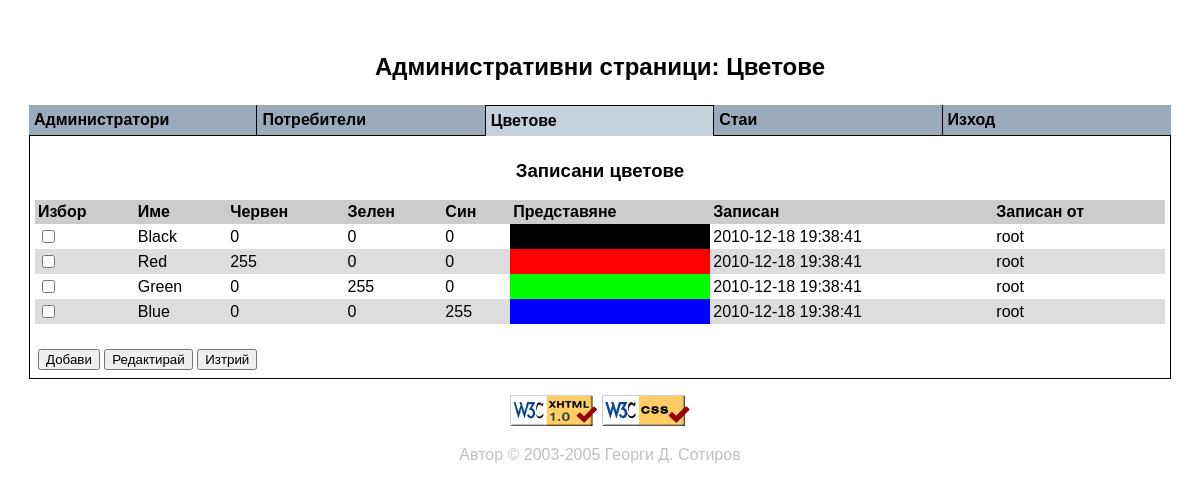
The page /adm_clrs.php (signed in) on the database its author committed.
### tables this page shows
CREATE TABLE colors (
    ColorID     INT /*!UNSIGNED */ UNIQUE NOT NULL /*! AUTO_INCREMENT */,
    ClrName     VARCHAR(16)        UNIQUE NOT NULL,
    Red         SMALLINT /*!UNSIGNED*/    NOT NULL,
    Green       SMALLINT /*!UNSIGNED*/    NOT NULL,
    Blue        SMALLINT /*!UNSIGNED*/    NOT NULL,
    ModDate     DATE                      NULL DEFAULT NULL,
    ModTime     TIME                      NULL DEFAULT NULL,
    AdminID     INT /*!UNSIGNED*/         NOT NULL DEFAULT 1,
    PRIMARY KEY (ColorID),
    INDEX (AdminID)
);

### color.inc.php (called while the page is built)
<?php
  function PrependZero($strlen, $str) {
    while ( strlen($str) < $strlen ) {
      $str = "0".$str;
    }
    return $str;
  }
  function MakeTriplet($Red, $Green, $Blue) {
    return "#".PrependZero(2, dechex($Red))
              .PrependZero(2, dechex($Green))
              .PrependZero(2, dechex($Blue));
  }
?>

### adm_clrs.php (the view, shortened to what this page needs)
<?php
  include("admin.inc.php");
  include("color.inc.php");
?>
<!DOCTYPE html PUBLIC "-//W3C//DTD XHTML 1.0 Transitional//EN"
 "http://www.w3.org/TR/xhtml1/DTD/xhtml1-transitional.dtd">
<html xmlns="http://www.w3.org/1999/xhtml" xml:lang="bg" lang="bg">
<head>
<link href="chat.css" rel="stylesheet" type="text/css" />
</head>
<body class="Admin" onload="javascript: focusFirst(); return true">
<p align="center" class="midhdr">Административни страници: Цветове</p>
<table align="center" class="tbThinBorder" cellspacing="0" width="100%">
<tr><td colspan="6" class="tdData">
<p align="center" class="smlhdr">Записани цветове</p>
<form action="adm_clrsmod.php" method="post">
<table align="center" cellspacing="0" class="tbInfo" width="100%">
<tr>
<th>Избор</th>
<th>Име</th>
<th>Червен</th>
<th>Зелен</th>
<th>Син</th>
<th>Представяне</th>
<th>Записан</th>
<th>Записан от</th>
</tr>
<?php
  if ( $lnk = @mysql_pconnect(DB_SERVER, DB_RO_USER, DB_RO_PWD) ) {
    if ( @mysql_select_db(DB_NAME, $lnk) ) {
      $query  = "SELECT colors.ColorID,colors.ClrName,colors.Red,";
      $query .= "colors.Green,colors.Blue,colors.ModDate,colors.ModTime,";
      $query .= "administrators.Username AS ModByName";
      $query .= " FROM colors,administrators";
      $query .= " WHERE colors.AdminID=administrators.AdminID";
      $res = @mysql_query($query, $lnk);
      if ( @mysql_num_rows($res) > 0 ) {
        $RowNum = 1;
        while ( $ColorDetails = @mysql_fetch_array($res, MYSQL_ASSOC) ) {
          if ( $RowNum++ % 2 ) {
            print("<tr class=\"trOdd\">\n");
          }
          else {
            print("<tr>\n");
          }
          print("<td><input name=\"ColorIds[]\" type=\"checkbox\" value=\"");
          print($ColorDetails['ColorID']."\" /></td>\n");
          print("<td>".$ColorDetails['ClrName']."</td>\n");
          print("<td>".$ColorDetails['Red']."</td>\n");
          print("<td>".$ColorDetails['Green']."</td>\n");
          print("<td>".$ColorDetails['Blue']."</td>\n");
          print("<td style=\"background-color: ".MakeTriplet($ColorDetails['Red'],$ColorDetails['Green'],$ColorDetails['Blue']).";\">&nbsp;</td>\n");
          print("<td>".$ColorDetails['ModDate']." ".$ColorDetails['ModTime']."</td>\n");
          print("<td>".$ColorDetails['ModByName']."</td>\n");
          print("</tr>\n");
        }
      }
    }
    else {
      PrintError(202);
      exit;
    }
  }
  else {
    PrintError(201);
    exit;
  }
?>
</table>
<table width="100%">
<tr><td>&nbsp;</td></tr>
<tr><td><input name="SubmitAdd" type="submit" value="Добави" />
<input name="SubmitEdit" type="submit" value="Редактирай" />
<input name="SubmitDel" type="submit" value="Изтрий" />
</td></tr></table></form></td></tr></table>
<p align="center"><a href="https://validator.w3.org/check/referer">
<img border="0" src="valid-xhtml.png" alt="Valid XHTML 1.0!"
height="31" width="88" /></a>
<a class="right" href="https://jigsaw.w3.org/css-validator/check/referer">
<img alt="Valid CSS!" border="0" height="31" src="valid-css.png" width="88" />
</a></p>
<p align="center" class="copyright">Автор &copy; 2003-2005
<a class="aCopyright" href="mailto: <?php echo CHAT_CONTACT ?>">
<?php echo CHAT_AUTHOR ?></a></p>
</body>
</html>

### chat.css (style rules this page uses)
a, a:link, a:visited, a:hover, a.aTabInactive, a.aTabInactive:link, a.aTabInactive:visited, a.aTabInactive:hover, a.aCopyright:link, a.aCopyright:visited { background-color: transparent; font: 12pt Arial, Helvetica, sans-serif; text-decoration: none; }
a:link, a:visited { color: #0000FF; }
a.aCopyright:link, a.aCopyright:visited { color: #C0C0C0; }
body { background-color: #FFFFFF; color: #000000; margin: 0px 0px 0px 0px; padding: 5px 5px 5px 5px; }
body.Admin { margin: 2% 2% 2% 2%; }
table { border-style: none; empty-cells: show; font: normal normal normal 12pt Arial, Helvetica, sans-serif; }
table.tbThinBorder td.tdTabActive, table.tbThinBorder td.tdTabActiveFirst, table.tbThinBorder td.tdTabInactive, table.tbThinBorder td.tdTabInactiveLast, table.tbThinBorder td.tdData { border-color: #000000; border-style: solid; color: #000000; padding: 5px 5px 5px 5px; }
table.tbThinBorder td.tdData { border-width: 0px 1px 1px 1px; background: transparent; }
table.tbInfo th, table.tbOnline th { background: #CCCCCC; font-weight: bold; text-align: left; padding: 3px 3px 3px 3px; }
table.tbInfo tr { background: #DDDDDD; }
table.tbInfo tr.trOdd { background: #FFFFFF; }
table.tbInfo td, table.tbOnline td { padding: 3px 3px 3px 3px; }
.midhdr { font: normal normal bold 18pt Arial, Helvetica, sans-serif; }
.smlhdr { font: normal normal bold 14pt Arial, Helvetica, sans-serif; }
.copyright, .error, .required, .text { font: normal normal normal 12pt Arial, Helvetica, sans-serif; }
.copyright { color: #C0C0C0; }

### rows shown on the page
colors: ClrName "Black", Red "0", Green "0", Blue "0", ModDate "2010-12-18", ModTime "19:38:41", AdminID.Username "root"
colors: ClrName "Red", Red "255", Green "0", Blue "0", ModDate "2010-12-18", ModTime "19:38:41", AdminID.Username "root"
colors: ClrName "Green", Red "0", Green "255", Blue "0", ModDate "2010-12-18", ModTime "19:38:41", AdminID.Username "root"
colors: ClrName "Blue", Red "0", Green "0", Blue "255", ModDate "2010-12-18", ModTime "19:38:41", AdminID.Username "root"

### other values the page prints
$Value['title'] "Администратори"
$Value['title'] "Потребители"
$Value['title'] "Цветове"
$Value['title'] "Стаи"
$Value['title'] "Изход"
CHAT_AUTHOR "Георги Д. Сотиров"
